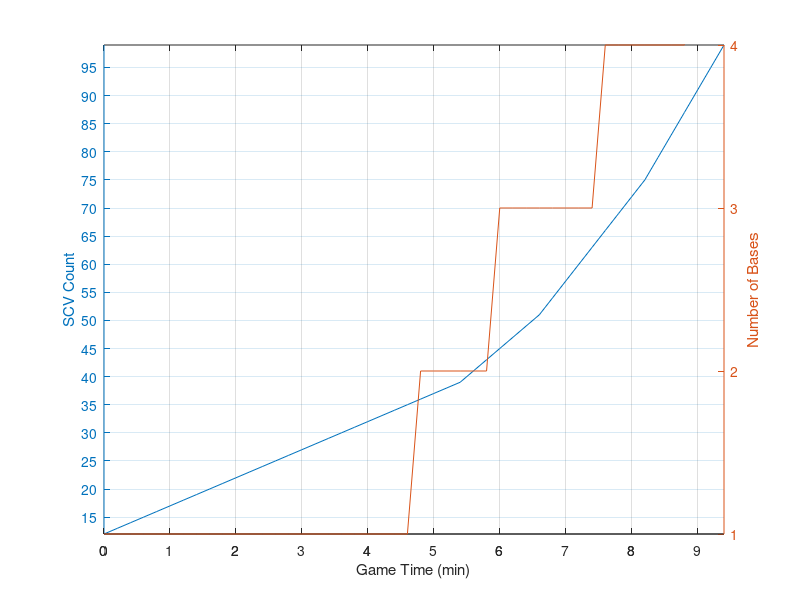

MATLAB code for this plot:
clear;
close all;

t = 0;
x = 12;

%first_expotiming = 0;       % "Perfect"
%first_expotiming = 60 + 71; % CC First
%first_expotiming = 60 + 45 + 71; % Reaper Expo
first_expotiming = 3*60 + 30 + 71; % 111

while x<100
    % Firxt Expo Constraint
    if( t(end) < first_expotiming+25 )
        production = 1;
    else
        % Calculate number of bases
        bases = floor(x/22) + 1;
        bases( t<first_expotiming ) = 1;

        % Find time of last CC completion
        idx = find(diff( bases ),1,'last');

        if( isempty(idx) )
            production = 1;
        else
            production = bases(end);
            tidx = t(idx) + 12 + 25;
            if( t(end) < tidx )
                production = production - 1;
            end
        end
    end

    t(end+1) = t(end) + 12;
    x(end+1) = x(end) + production;
end

t = t(1:(end-1));
x = x(1:(end-1));

nbases = floor(x/22) + 1;
nbases( t<first_expotiming ) = 1;

% Get Expo Times
texp = t( find(diff(nbases)) )+12-71;
for i=1:length(texp)
    fprintf('Expo %d at %02d:%02d\n',i+1,floor(texp(i)/60),mod(texp(i),60));
end

figure('Position',[ 902  -327   931   634 ]);
ax = plotyy(t/60,x,t/60,nbases);
xlabel('Game Time (min)');
xlim(ax(1),[min(t) max(t)]/60);
xlim(ax(2),[min(t) max(t)]/60);
ylim(ax(1),[12 max(x)]);
ylim(ax(2),[1 4]);
ylabel(ax(1),'SCV Count');
ylabel(ax(2),'Number of Bases');
set(ax(1),'xtick',[0 1 2 3 4 5 6 7 8 9 10]);
set(ax(1),'ytick',[15 20 25 30 35 40 45 50 55 60 65 70 75 80 85 90 95]);
set(ax(2),'ytick',[0 1 2 3 4]);
grid;
